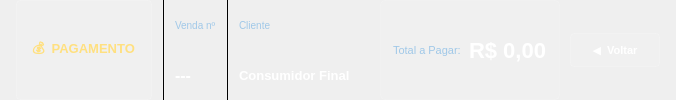
    <widget class="QFrame" name="frameInfoVenda">
     <property name="styleSheet">
      <string notr="true">QFrame#frameInfoVenda{background:qlineargradient(x1:0,y1:0,x2:0,y2:1,stop:0 #3585c8,stop:1 #1a5fa0);}</string>
     </property>
     <layout class="QHBoxLayout" name="headerHL">
      <property name="spacing">
       <number>10</number>
      </property>
      <property name="leftMargin">
       <number>16</number>
      </property>
      <property name="topMargin">
       <number>0</number>
      </property>
      <property name="rightMargin">
       <number>16</number>
      </property>
      <property name="bottomMargin">
       <number>0</number>
      </property>
      <item>
       <widget class="QLabel" name="lblBadge">
        <property name="styleSheet">
         <string notr="true">QLabel{background-color:rgba(255,255,255,20);color:#ffe080;font-size:13px;font-weight:bold;border:1px solid rgba(255,255,255,40);border-radius:4px;padding:4px 12px;}</string>
        </property>
        <property name="text">
         <string>💰  PAGAMENTO</string>
        </property>
       </widget>
      </item>
      <item>
       <widget class="QFrame" name="s1">
        <property name="styleSheet">
         <string notr="true">background-color:rgba(255,255,255,40);</string>
        </property>
        <property name="frameShape">
         <enum>QFrame::VLine</enum>
        </property>
       </widget>
      </item>
      <item>
       <layout class="QVBoxLayout">
        <property name="spacing">
         <number>1</number>
        </property>
        <item>
         <widget class="QLabel" name="lblNumVendaLabel">
          <property name="styleSheet">
           <string notr="true">font-size:10px;color:#a0c8e8;</string>
          </property>
          <property name="text">
           <string>Venda nº</string>
          </property>
         </widget>
        </item>
        <item>
         <widget class="QLabel" name="lblNumVendaValor">
          <property name="styleSheet">
           <string notr="true">font-size:16px;font-weight:bold;color:white;</string>
          </property>
          <property name="text">
           <string>---</string>
          </property>
         </widget>
        </item>
       </layout>
      </item>
      <item>
       <widget class="QFrame" name="s2">
        <property name="styleSheet">
         <string notr="true">background-color:rgba(255,255,255,30);</string>
        </property>
        <property name="frameShape">
         <enum>QFrame::VLine</enum>
        </property>
       </widget>
      </item>
      <item>
       <layout class="QVBoxLayout">
        <property name="spacing">
         <number>1</number>
        </property>
        <item>
         <widget class="QLabel" name="lblClienteLabel">
          <property name="styleSheet">
           <string notr="true">font-size:10px;color:#a0c8e8;</string>
          </property>
          <property name="text">
           <string>Cliente</string>
          </property>
         </widget>
        </item>
        <item>
         <widget class="QLabel" name="lblClienteValor">
          <property name="styleSheet">
           <string notr="true">font-size:13px;font-weight:bold;color:white;</string>
          </property>
          <property name="text">
           <string>Consumidor Final</string>
          </property>
         </widget>
        </item>
       </layout>
      </item>
      <item>
       <spacer>
        <property name="orientation">
         <enum>Qt::Horizontal</enum>
        </property>
        <property name="sizeHint" stdset="0">
         <size>
          <width>20</width>
          <height>10</height>
         </size>
        </property>
       </spacer>
      </item>
      <item>
       <widget class="QFrame" name="frameTotalHeader">
        <property name="styleSheet">
         <string notr="true">QFrame#frameTotalHeader{background-color:rgba(255,255,255,15);border:1px solid rgba(255,255,255,30);border-radius:5px;}</string>
        </property>
        <layout class="QHBoxLayout" name="totalHeaderHL">
         <property name="spacing">
          <number>8</number>
         </property>
         <property name="leftMargin">
          <number>12</number>
         </property>
         <property name="topMargin">
          <number>5</number>
         </property>
         <property name="rightMargin">
          <number>12</number>
         </property>
         <property name="bottomMargin">
          <number>5</number>
         </property>
         <item>
          <widget class="QLabel" name="lblTotalHeaderLabel">
           <property name="styleSheet">
            <string notr="true">font-size:11px;color:#a0c8e8;</string>
           </property>
           <property name="text">
            <string>Total a Pagar:</string>
           </property>
          </widget>
         </item>
         <item>
          <widget class="QLabel" name="lblTotalHeaderValor">
           <property name="styleSheet">
            <string notr="true">font-size:22px;font-weight:bold;color:white;</string>
           </property>
           <property name="text">
            <string>R$ 0,00</string>
           </property>
          </widget>
         </item>
        </layout>
       </widget>
      </item>
      <item>
       <widget class="QPushButton" name="btnVoltar">
        <property name="minimumSize">
         <size>
          <width>90</width>
          <height>34</height>
         </size>
        </property>
        <property name="styleSheet">
         <string notr="true">QPushButton{background-color:rgba(255,255,255,15);color:white;font-size:11px;font-weight:bold;border:1px solid rgba(255,255,255,40);border-radius:4px;padding:4px 12px;}QPushButton:hover{background-color:rgba(255,255,255,28);}QPushButton:pressed{background-color:rgba(255,255,255,8);}</string>
        </property>
        <property name="text">
         <string>◀  Voltar</string>
        </property>
        <property name="shortcut">
         <string>Esc</string>
        </property>
       </widget>
      </item>
     </layout>
    </widget>
